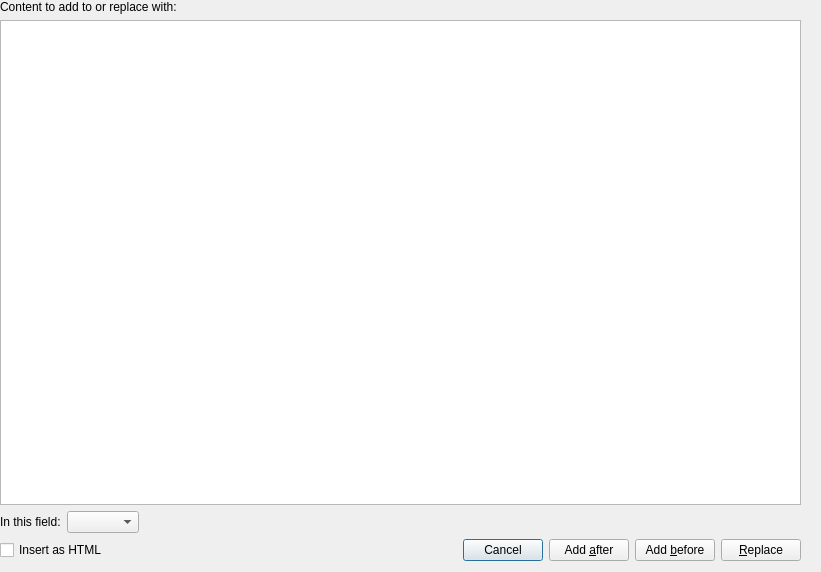
<?xml version="1.0" encoding="UTF-8"?>
<ui version="4.0">
 <class>Dialog</class>
 <widget class="QDialog" name="Dialog">
  <property name="geometry">
   <rect>
    <x>0</x>
    <y>0</y>
    <width>821</width>
    <height>572</height>
   </rect>
  </property>
  <property name="windowTitle">
   <string>Dialog</string>
  </property>
  <widget class="QWidget" name="verticalLayoutWidget">
   <property name="geometry">
    <rect>
     <x>0</x>
     <y>0</y>
     <width>801</width>
     <height>561</height>
    </rect>
   </property>
   <layout class="QVBoxLayout" name="verticalLayout">
    <item>
     <widget class="QLabel" name="label">
      <property name="text">
       <string>Content to add to or replace with:</string>
      </property>
     </widget>
    </item>
    <item>
     <widget class="QTextEdit" name="textToAdd"/>
    </item>
    <item>
     <layout class="QHBoxLayout" name="horizontalLayout_2">
      <item>
       <widget class="QLabel" name="label_3">
        <property name="text">
         <string>In this field:</string>
        </property>
       </widget>
      </item>
      <item>
       <widget class="QComboBox" name="field"/>
      </item>
      <item>
       <spacer name="horizontalSpacer_2">
        <property name="orientation">
         <enum>Qt::Horizontal</enum>
        </property>
        <property name="sizeHint" stdset="0">
         <size>
          <width>40</width>
          <height>20</height>
         </size>
        </property>
       </spacer>
      </item>
     </layout>
    </item>
    <item>
     <layout class="QHBoxLayout" name="horizontalLayout">
      <item>
       <widget class="QCheckBox" name="insertAsHtml">
        <property name="text">
         <string>Insert as HTML</string>
        </property>
       </widget>
      </item>
      <item>
       <spacer name="horizontalSpacer">
        <property name="orientation">
         <enum>Qt::Horizontal</enum>
        </property>
        <property name="sizeHint" stdset="0">
         <size>
          <width>40</width>
          <height>20</height>
         </size>
        </property>
       </spacer>
      </item>
      <item>
       <widget class="QDialogButtonBox" name="buttonBox">
        <property name="orientation">
         <enum>Qt::Horizontal</enum>
        </property>
        <property name="standardButtons">
         <set>QDialogButtonBox::Cancel</set>
        </property>
       </widget>
      </item>
      <item>
       <widget class="QPushButton" name="addAfter">
        <property name="text">
         <string>Add &amp;after</string>
        </property>
       </widget>
      </item>
      <item>
       <widget class="QPushButton" name="addBefore">
        <property name="text">
         <string>Add &amp;before</string>
        </property>
       </widget>
      </item>
      <item>
       <widget class="QPushButton" name="replace">
        <property name="text">
         <string>&amp;Replace</string>
        </property>
       </widget>
      </item>
     </layout>
    </item>
   </layout>
  </widget>
 </widget>
 <resources/>
 <connections>
  <connection>
   <sender>buttonBox</sender>
   <signal>accepted()</signal>
   <receiver>Dialog</receiver>
   <slot>accept()</slot>
   <hints>
    <hint type="sourcelabel">
     <x>248</x>
     <y>254</y>
    </hint>
    <hint type="destinationlabel">
     <x>157</x>
     <y>274</y>
    </hint>
   </hints>
  </connection>
  <connection>
   <sender>buttonBox</sender>
   <signal>rejected()</signal>
   <receiver>Dialog</receiver>
   <slot>reject()</slot>
   <hints>
    <hint type="sourcelabel">
     <x>316</x>
     <y>260</y>
    </hint>
    <hint type="destinationlabel">
     <x>286</x>
     <y>274</y>
    </hint>
   </hints>
  </connection>
 </connections>
</ui>
